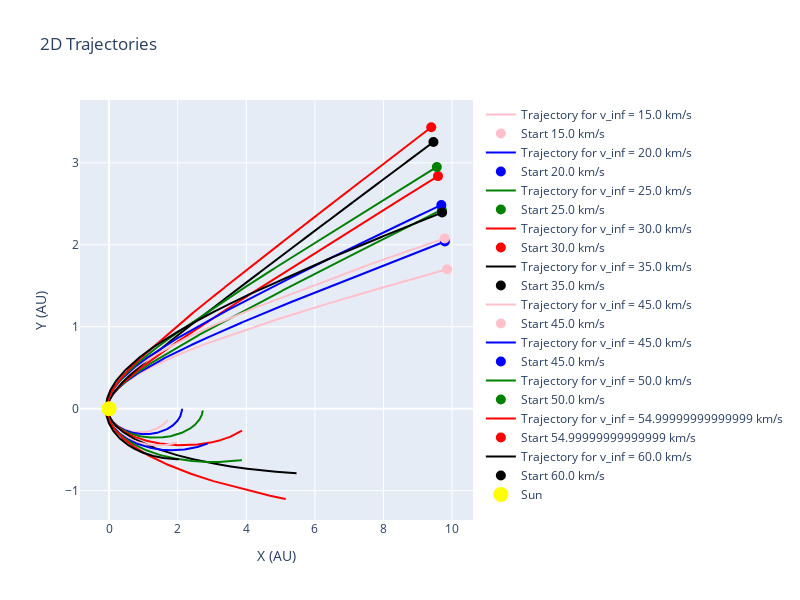

The notebook cell saved with this chart:
### Code cell
# # # Построение графиков


ind = times_all[1].shape[0]

# # norms_all = [np.linalg.norm(traj[:, 1:4], axis=1) for traj in trajectory_all[0:4]]

# # # Вызов функций
plot_2d_trajectories(trajectory_all[0:10], v_inf_values[0:10], ind)
# # #plot_smthing(norms[: ind], trajectory_all[:, :ind, 2])
# # #plot_3d_trajectories(trajectory_all[:, :ind, :], v_inf_values)
# plot_energies(times_all[:15], energy_all[:15], v_inf_values)
# # plot_distance_vs_energy(norms_all[0:4], energy_all[0:4], ind)

### Figure 1 — Plotly figure (JSON) as saved in the notebook; plotly's stock layout.template omitted (floating-point values rounded to 4 significant figures; data arrays with more than 128 entries replaced by an {"elided": "..."} marker saying what was removed)
{"data": [{"line": {"color": "pink", "width": 2}, "mode": "lines", "name": "Trajectory for v_inf = 15.0 km/s", "type": "scatter", "x": {"elided": "3997 float values"}, "y": {"elided": "3997 float values"}}, {"marker": {"color": "pink", "size": 10, "symbol": "circle"}, "mode": "markers", "name": "Start 15.0 km/s", "type": "scatter", "x": [9.854], "y": [1.701]}, {"line": {"color": "blue", "width": 2}, "mode": "lines", "name": "Trajectory for v_inf = 20.0 km/s", "type": "scatter", "x": {"elided": "3997 float values"}, "y": {"elided": "3997 float values"}}, {"marker": {"color": "blue", "size": 10, "symbol": "circle"}, "mode": "markers", "name": "Start 20.0 km/s", "type": "scatter", "x": [9.79], "y": [2.04]}, {"line": {"color": "green", "width": 2}, "mode": "lines", "name": "Trajectory for v_inf = 25.0 km/s", "type": "scatter", "x": {"elided": "3997 float values"}, "y": {"elided": "3997 float values"}}, {"marker": {"color": "green", "size": 10, "symbol": "circle"}, "mode": "markers", "name": "Start 25.0 km/s", "type": "scatter", "x": [9.701], "y": [2.428]}, {"line": {"color": "red", "width": 2}, "mode": "lines", "name": "Trajectory for v_inf = 30.0 km/s", "type": "scatter", "x": {"elided": "3997 float values"}, "y": {"elided": "3997 float values"}}, {"marker": {"color": "red", "size": 10, "symbol": "circle"}, "mode": "markers", "name": "Start 30.0 km/s", "type": "scatter", "x": [9.589], "y": [2.838]}, {"line": {"color": "black", "width": 2}, "mode": "lines", "name": "Trajectory for v_inf = 35.0 km/s", "type": "scatter", "x": {"elided": "3997 float values"}, "y": {"elided": "3997 float values"}}, {"marker": {"color": "black", "size": 10, "symbol": "circle"}, "mode": "markers", "name": "Start 35.0 km/s", "type": "scatter", "x": [9.455], "y": [3.255]}, {"line": {"color": "pink", "width": 2}, "mode": "lines", "name": "Trajectory for v_inf = 45.0 km/s", "type": "scatter", "x": {"elided": "3997 float values"}, "y": {"elided": "3997 float values"}}, {"marker": {"color": "pink", "size": 10, "symbol": "circle"}, "mode": "markers", "name": "Start 45.0 km/s", "type": "scatter", "x": [9.782], "y": [2.078]}, {"line": {"color": "blue", "width": 2}, "mode": "lines", "name": "Trajectory for v_inf = 45.0 km/s", "type": "scatter", "x": {"elided": "3997 float values"}, "y": {"elided": "3997 float values"}}, {"marker": {"color": "blue", "size": 10, "symbol": "circle"}, "mode": "markers", "name": "Start 45.0 km/s", "type": "scatter", "x": [9.686], "y": [2.486]}, {"line": {"color": "green", "width": 2}, "mode": "lines", "name": "Trajectory for v_inf = 50.0 km/s", "type": "scatter", "x": {"elided": "3997 float values"}, "y": {"elided": "3997 float values"}}, {"marker": {"color": "green", "size": 10, "symbol": "circle"}, "mode": "markers", "name": "Start 50.0 km/s", "type": "scatter", "x": [9.555], "y": [2.95]}, {"line": {"color": "red", "width": 2}, "mode": "lines", "name": "Trajectory for v_inf = 54.99999999999999 km/s", "type": "scatter", "x": {"elided": "3997 float values"}, "y": {"elided": "3997 float values"}}, {"marker": {"color": "red", "size": 10, "symbol": "circle"}, "mode": "markers", "name": "Start 54.99999999999999 km/s", "type": "scatter", "x": [9.392], "y": [3.434]}, {"line": {"color": "black", "width": 2}, "mode": "lines", "name": "Trajectory for v_inf = 60.0 km/s", "type": "scatter", "x": {"elided": "3997 float values"}, "y": {"elided": "3997 float values"}}, {"marker": {"color": "black", "size": 10, "symbol": "circle"}, "mode": "markers", "name": "Start 60.0 km/s", "type": "scatter", "x": [9.709], "y": [2.393]}, {"marker": {"color": "yellow", "size": 15}, "mode": "markers", "name": "Sun", "type": "scatter", "x": [0], "y": [0]}], "layout": {"height": 600, "title": {"text": "2D Trajectories"}, "width": 800, "xaxis": {"title": {"text": "X (AU)"}}, "yaxis": {"title": {"text": "Y (AU)"}}}}
